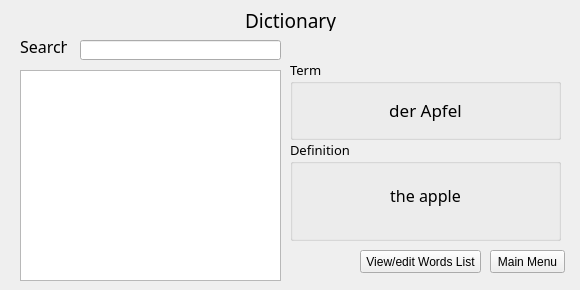
          <widget class="QWidget" name="page_17">
           <widget class="QLabel" name="label_68">
            <property name="geometry">
             <rect>
              <x>10</x>
              <y>10</y>
              <width>561</width>
              <height>21</height>
             </rect>
            </property>
            <property name="font">
             <font>
              <family>Andalus</family>
              <pointsize>14</pointsize>
             </font>
            </property>
            <property name="text">
             <string>Dictionary</string>
            </property>
            <property name="alignment">
             <set>Qt::AlignCenter</set>
            </property>
           </widget>
           <widget class="QTextBrowser" name="textBrowser_4">
            <property name="geometry">
             <rect>
              <x>20</x>
              <y>70</y>
              <width>261</width>
              <height>211</height>
             </rect>
            </property>
           </widget>
           <widget class="QLabel" name="label_69">
            <property name="geometry">
             <rect>
              <x>20</x>
              <y>40</y>
              <width>47</width>
              <height>13</height>
             </rect>
            </property>
            <property name="font">
             <font>
              <family>Andalus</family>
              <pointsize>12</pointsize>
             </font>
            </property>
            <property name="text">
             <string>Search:</string>
            </property>
           </widget>
           <widget class="QLineEdit" name="lineEdit_52">
            <property name="geometry">
             <rect>
              <x>80</x>
              <y>40</y>
              <width>201</width>
              <height>20</height>
             </rect>
            </property>
           </widget>
           <widget class="QGroupBox" name="groupBox_11">
            <property name="geometry">
             <rect>
              <x>290</x>
              <y>60</y>
              <width>271</width>
              <height>80</height>
             </rect>
            </property>
            <property name="font">
             <font>
              <family>Andalus</family>
              <pointsize>10</pointsize>
             </font>
            </property>
            <property name="title">
             <string>Term</string>
            </property>
            <widget class="QLabel" name="label_70">
             <property name="geometry">
              <rect>
               <x>20</x>
               <y>29</y>
               <width>231</width>
               <height>41</height>
              </rect>
             </property>
             <property name="font">
              <font>
               <pointsize>13</pointsize>
               <weight>50</weight>
               <bold>false</bold>
              </font>
             </property>
             <property name="text">
              <string>der Apfel</string>
             </property>
             <property name="alignment">
              <set>Qt::AlignCenter</set>
             </property>
            </widget>
           </widget>
           <widget class="QGroupBox" name="groupBox_12">
            <property name="geometry">
             <rect>
              <x>290</x>
              <y>140</y>
              <width>271</width>
              <height>101</height>
             </rect>
            </property>
            <property name="font">
             <font>
              <family>Andalus</family>
              <pointsize>10</pointsize>
             </font>
            </property>
            <property name="title">
             <string>Definition</string>
            </property>
            <widget class="QLabel" name="label_71">
             <property name="geometry">
              <rect>
               <x>10</x>
               <y>20</y>
               <width>251</width>
               <height>71</height>
              </rect>
             </property>
             <property name="font">
              <font>
               <pointsize>12</pointsize>
              </font>
             </property>
             <property name="text">
              <string>the apple</string>
             </property>
             <property name="alignment">
              <set>Qt::AlignCenter</set>
             </property>
            </widget>
           </widget>
           <widget class="QPushButton" name="pushButton_71">
            <property name="geometry">
             <rect>
              <x>490</x>
              <y>250</y>
              <width>75</width>
              <height>23</height>
             </rect>
            </property>
            <property name="text">
             <string>Main Menu</string>
            </property>
           </widget>
           <widget class="QPushButton" name="pushButton_72">
            <property name="geometry">
             <rect>
              <x>360</x>
              <y>250</y>
              <width>121</width>
              <height>23</height>
             </rect>
            </property>
            <property name="text">
             <string>View/edit Words List</string>
            </property>
           </widget>
          </widget>
